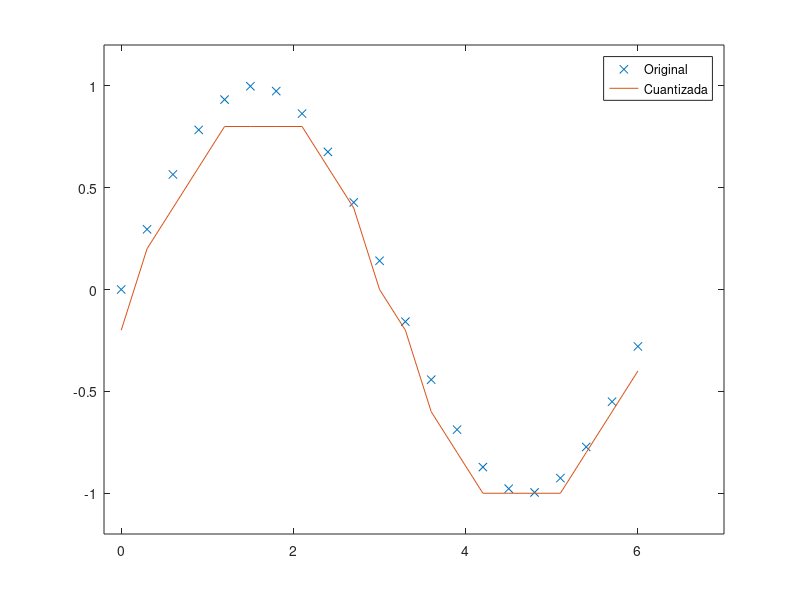

The MATLAB source for this figure:
t = [0:.3:2*pi]; % Times at which to sample the sine function
sig = sin(t); % Original signal, a sine wave
partition = [-1:.2:1]; % Length 11, to represent 12 intervals
codebook = [-1.2:.2:1]; % Length 12, one entry for each interval
[index,quants] = quantiz(sig,partition,codebook); % Quantize.
plot(t,sig,'x',t,quants,'-')
legend('Original','Cuantizada');
axis([-.2 7 -1.2 1.2])
